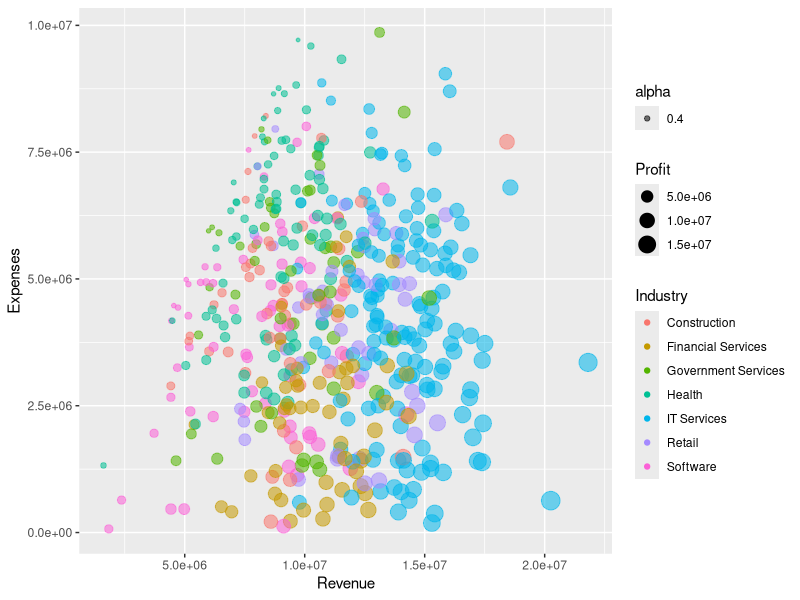
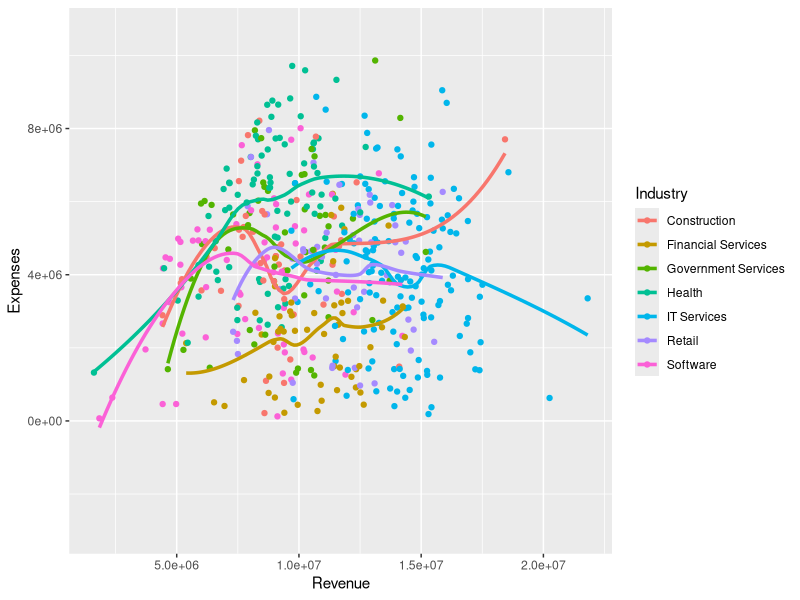
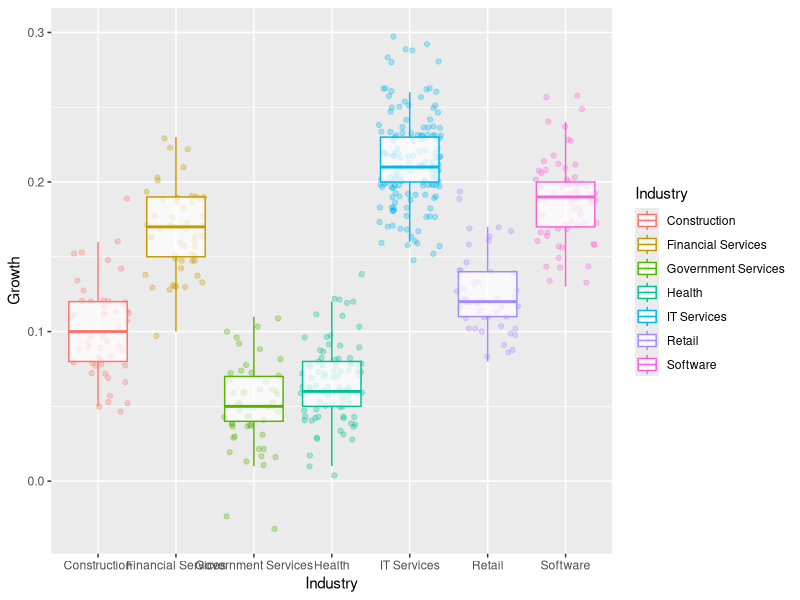

Generate these figures, in order, with R:
# getwd()
# setting working directory
setwd("/Users/jaywalkerdigital/goworkspace/src/github.com/kevinkuhn/RProgramming")
# Basic import
# fin <- read.csv("F500/Future-500.csv", header=T, sep=",")
# import that replaces empty values with NA
fin <- read.csv("F500/Future-500.csv", header=T, sep=",", na.strings = c(""))
fin

head(fin)
tail(fin, 10)
str(fin)
summary(fin)

# Changing from non-factor to factor
fin$ID <- factor(fin$ID)
fin$Inception <- factor(fin$Inception)

###### CLEANUP ######
# sub() & gsub()
# sub replaces only the first instance, gsub all the instances
fin$Expenses <- gsub(" Dollars","", fin$Expenses)
fin$Expenses <- gsub(",","", fin$Expenses)
head(fin)

fin$Revenue <- gsub("\\$","", fin$Revenue)
fin$Revenue <- gsub(",","", fin$Revenue)
head(fin)

fin$Revenue <- as.numeric(fin$Revenue)
fin$Expenses <- as.numeric(fin$Expenses)
fin$Profit <- as.numeric(fin$Profit)

fin$Growth <- gsub("\\%","", fin$Growth)
str(fin$Growth)
fin$Growth <- as.numeric(fin$Growth)
fin$Growth <- fin$Growth/100
head(fin)

# removing NA
# show all cases/rows where a NA occures and returns a FALSE
complete.cases(fin)
# output all the negatives
fin[!complete.cases(fin),]
# <NA> represents a NA for a factor. Without <> it is an non-factor

# Filtering: using which() for non-missing data
# which() ignores the NA
# fin[fin$Revenue == 9254614,]
fin[which(fin$Revenue == 9254614),]
# fin[fin$Employees == 45,]
fin[which(fin$Employees == 45),]

# is.na() for missing data
fin[is.na(fin$Revenue),]
fin[is.na(fin$Employees),]
fin[is.na(fin$Expenses),]

# removing records with missing data
fin_backup <- fin
# fin <- fin_backup
# show incomplete cases
fin[!complete.cases(fin),]
fin[is.na(fin$Industry),]
fin[!is.na(fin$Industry),]
fin <- fin[!is.na(fin$Industry),]

# Reseting the dataframe index
rownames(fin) <- NULL
tail(fin)

# Replacing missing data_ Factual Analysis
fin[!complete.cases(fin),]
fin[is.na(fin$State),]
fin[is.na(fin$State) & fin$City == "New York",]
fin[is.na(fin$State) & fin$City == "New York","State"] <- "NY"
# check:
# fin[c(11,377),]

fin[which(is.na(fin$State)), "City"]
fin[which(is.na(fin$State)),]

fin[is.na(fin$State),]
fin[fin$City == "San Francisco",]
fin[fin$City == "San Francisco" & is.na(fin$State),]
fin[fin$City == "San Francisco" & !is.na(fin$State),]
fin[is.na(fin$State) & fin$City == "San Francisco","State"] <- "CA"

####### Replacing Missing Data: Median Imputation Method (Part 1) #######
fin[!complete.cases(fin),]

med_emp_retail <- median(fin[fin$Industry == "Retail", "Employees"], na.rm = T)
med_emp_retail
fin[is.na(fin$Employees & fin$Industry == "Retail"),"Employees"] <- med_emp_retail
# check
# fin[3,]
med_emp_financial_services <- median(fin[fin$Industry == "Financial Services", "Employees"], na.rm = T)
med_emp_financial_services
fin[is.na(fin$Employees & fin$Industry == "Financial Services"),"Employees"] <- med_emp_financial_services
# check
# fin[330,]

####### Replacing Missing Data: Median Imputation Method (Part 2) #######
med_growth_const <- median(fin[fin$Industry == "Construction", "Growth"], na.rm = T)
med_growth_const
fin[is.na(fin$Growth & fin$Industry == "Construction"),"Growth"] <- med_growth_const

# Revenue Construction
med_rev_constr <- median(fin[fin$Industry == "Construction", "Revenue"], na.rm = T)
med_rev_constr
fin[is.na(fin$Revenue) & fin$Industry == "Construction",]
fin[is.na(fin$Revenue) & fin$Industry == "Construction", "Revenue"] <- med_rev_constr

med_exp_constr <- median(fin[fin$Industry == "Construction", "Expenses"], na.rm = T)
med_exp_constr
fin[is.na(fin$Expenses) & fin$Industry == "Construction" & is.na(fin$Profit),]
fin[is.na(fin$Expenses) & fin$Industry == "Construction" & is.na(fin$Profit),"Expenses"] <- med_exp_constr

fin[!complete.cases(fin),]

### Replacing Missing Data: Deriving Values ###
# Revenue - Expenses = Profit
# Expenses = Revenue - Profit
fin[is.na(fin$Profit),"Profit"] <- fin[is.na(fin$Profit),"Revenue"] - fin[is.na(fin$Profit),"Expenses"]
fin[is.na(fin$Expenses),"Expenses"] <- fin[is.na(fin$Expenses),"Revenue"] - fin[is.na(fin$Expenses),"Profit"]
fin[!complete.cases(fin),]

# Visualize
library(ggplot2)

# Scatterplot
p <- ggplot(data = fin)
p + geom_point(aes(x=Revenue, y=Expenses, color=Industry, size = Profit, alpha = 0.4))

# Boxplot
d <- ggplot(data = fin, aes(x=Revenue, y=Expenses, color=Industry))
d + geom_point() + geom_smooth(fill = NA, size= 1.2)

# Extra
f <- ggplot(data = fin, aes(x=Industry, y = Growth, color = Industry))
f + geom_jitter(alpha = 0.3) + geom_boxplot(alpha=0.7, outlier.colour = NA)
